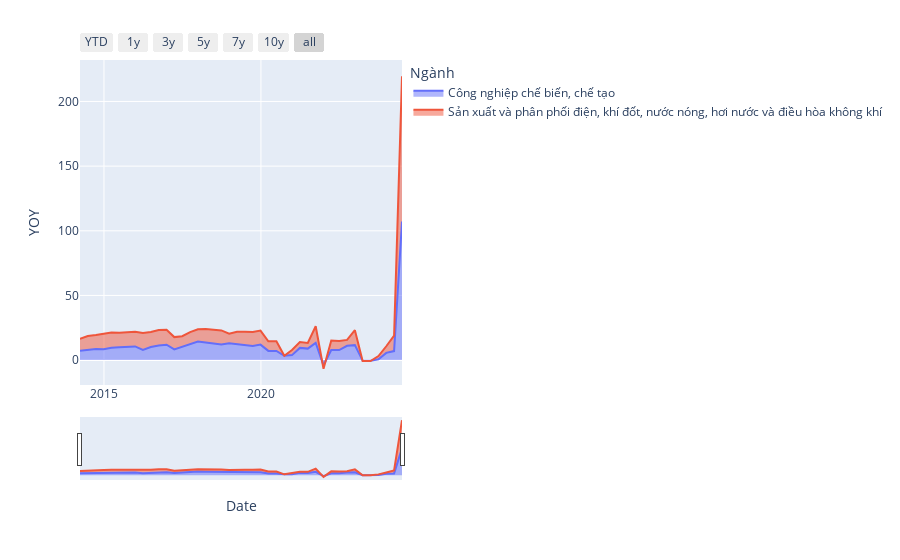

Notebook source saved alongside this figure:
### Code cell
import pandas as pd
import plotly.express as px
import plotly.graph_objects as go

df_show = dfs_gdp_ss[
    (
        (dfs_gdp_ss["Ngành"] == "Công nghiệp chế biến, chế tạo")
        | (
            dfs_gdp_ss["Ngành"]
            == "Sản xuất và phân phối điện, khí đốt, nước nóng, hơi nước và điều hòa không khí"
        )
    )
]

fig = px.area(df_show, x="Date", y="YOY", color="Ngành")

fig.update_xaxes(
    rangeslider_visible=True,
    rangeselector=dict(
        buttons=[
            dict(count=1, label="YTD", step="year", stepmode="todate"),
            dict(count=1, label="1y", step="year", stepmode="backward"),
            dict(count=3, label="3y", step="year", stepmode="backward"),
            dict(count=5, label="5y", step="year", stepmode="backward"),
            dict(count=7, label="7y", step="year", stepmode="backward"),
            dict(count=10, label="10y", step="year", stepmode="backward"),
            dict(step="all"),
        ]
    ),
)

fig.show()

### Figure 1 — Plotly figure (JSON) as saved in the notebook; plotly's stock layout.template omitted (floating-point values rounded to 4 significant figures)
{"data": [{"fillpattern": {"shape": ""}, "hovertemplate": "Ngành=Công nghiệp chế biến, chế tạo<br>Date=%{x}<br>YOY=%{y}<extra></extra>", "legendgroup": "Công nghiệp chế biến, chế tạo", "line": {"color": "#636efa"}, "marker": {"symbol": "circle"}, "mode": "lines", "name": "Công nghiệp chế biến, chế tạo", "orientation": "v", "showlegend": true, "stackgroup": "1", "type": "scatter", "x": ["2024-06-29T00:00:00", "2024-03-29T00:00:00", "2023-12-29T00:00:00", "2023-09-29T00:00:00", "2023-06-29T00:00:00", "2023-03-29T00:00:00", "2022-12-29T00:00:00", "2022-09-29T00:00:00", "2022-06-29T00:00:00", "2022-03-29T00:00:00", "2021-12-29T00:00:00", "2021-09-29T00:00:00", "2021-06-29T00:00:00", "2021-03-29T00:00:00", "2020-12-27T00:00:00", "2020-09-29T00:00:00", "2020-06-29T00:00:00", "2020-03-27T00:00:00", "2019-12-27T00:00:00", "2019-09-28T00:00:00", "2019-06-28T00:00:00", "2019-03-29T00:00:00", "2018-12-27T00:00:00", "2018-09-28T00:00:00", "2018-06-29T00:00:00", "2018-03-29T00:00:00", "2017-12-29T00:00:00", "2017-09-29T00:00:00", "2017-06-29T00:00:00", "2017-03-29T00:00:00", "2016-12-29T00:00:00", "2016-09-29T00:00:00", "2016-06-29T00:00:00", "2016-03-29T00:00:00", "2015-12-29T00:00:00", "2015-09-29T00:00:00", "2015-06-29T00:00:00", "2015-03-29T00:00:00", "2014-12-29T00:00:00", "2014-09-29T00:00:00", "2014-06-27T00:00:00", "2014-03-28T00:00:00"], "xaxis": "x", "y": [107.2, 6.98, 5.593, 0.5985, -0.4903, -0.3709, 11.58, 11.07, 7.725, 7.792, -4.091, 13.35, 8.901, 9.45, 3.859, 3.383, 7.12, 7.12, 11.96, 10.9, 11.52, 12.35, 13.08, 12.05, 13.02, 13.56, 14.4, 12.77, 10.52, 8.3, 11.9, 11.22, 10.1, 7.9, 10.6, 10.15, 9.95, 9.51, 8.45, 8.571, 7.886, 7.3], "yaxis": "y"}, {"fillpattern": {"shape": ""}, "hovertemplate": "Ngành=Sản xuất và phân phối điện, khí đốt, nước nóng, hơi nước và điều hòa không khí<br>Date=%{x}<br>YOY=%{y}<extra></extra>", "legendgroup": "Sản xuất và phân phối điện, khí đốt, nước nóng, hơi nước và điều hòa không khí", "line": {"color": "#EF553B"}, "marker": {"symbol": "circle"}, "mode": "lines", "name": "Sản xuất và phân phối điện, khí đốt, nước nóng, hơi nước và điều hòa không khí", "orientation": "v", "showlegend": true, "stackgroup": "1", "type": "scatter", "x": ["2024-06-29T00:00:00", "2024-03-29T00:00:00", "2023-12-29T00:00:00", "2023-09-29T00:00:00", "2023-06-29T00:00:00", "2023-03-29T00:00:00", "2022-12-29T00:00:00", "2022-09-29T00:00:00", "2022-06-29T00:00:00", "2022-03-29T00:00:00", "2021-12-29T00:00:00", "2021-09-29T00:00:00", "2021-06-29T00:00:00", "2021-03-29T00:00:00", "2020-12-27T00:00:00", "2020-09-29T00:00:00", "2020-06-29T00:00:00", "2020-03-27T00:00:00", "2019-12-27T00:00:00", "2019-09-28T00:00:00", "2019-06-28T00:00:00", "2019-03-29T00:00:00", "2018-12-27T00:00:00", "2018-09-28T00:00:00", "2018-06-29T00:00:00", "2018-03-29T00:00:00", "2017-12-29T00:00:00", "2017-09-29T00:00:00", "2017-06-29T00:00:00", "2017-03-29T00:00:00", "2016-12-29T00:00:00", "2016-09-29T00:00:00", "2016-06-29T00:00:00", "2016-03-29T00:00:00", "2015-12-29T00:00:00", "2015-09-29T00:00:00", "2015-06-29T00:00:00", "2015-03-29T00:00:00", "2014-12-29T00:00:00", "2014-09-29T00:00:00", "2014-06-27T00:00:00", "2014-03-28T00:00:00"], "xaxis": "x", "y": [112.3, 11.97, 5.118, 2.556, -0.21, -0.3186, 11.55, 4.53, 7.114, 7.421, -2.593, 12.83, 4.321, 4.5, 3.969, -0.06761, 7.46, 7.46, 10.83, 10.76, 10.49, 9.6, 7.421, 10.91, 10.2, 10.5, 9.4, 8.87, 8, 9.5, 11.6, 12.1, 11.7, 13.1, 11.4, 11.3, 11.2, 11.9, 12.1, 10.84, 10.76, 9.2], "yaxis": "y"}], "layout": {"legend": {"title": {"text": "Ngành"}, "tracegroupgap": 0}, "margin": {"t": 60}, "xaxis": {"anchor": "y", "domain": [0, 1], "rangeselector": {"buttons": [{"count": 1, "label": "YTD", "step": "year", "stepmode": "todate"}, {"count": 1, "label": "1y", "step": "year", "stepmode": "backward"}, {"count": 3, "label": "3y", "step": "year", "stepmode": "backward"}, {"count": 5, "label": "5y", "step": "year", "stepmode": "backward"}, {"count": 7, "label": "7y", "step": "year", "stepmode": "backward"}, {"count": 10, "label": "10y", "step": "year", "stepmode": "backward"}, {"step": "all"}]}, "rangeslider": {"visible": true}, "title": {"text": "Date"}}, "yaxis": {"anchor": "x", "domain": [0, 1], "title": {"text": "YOY"}}}}
